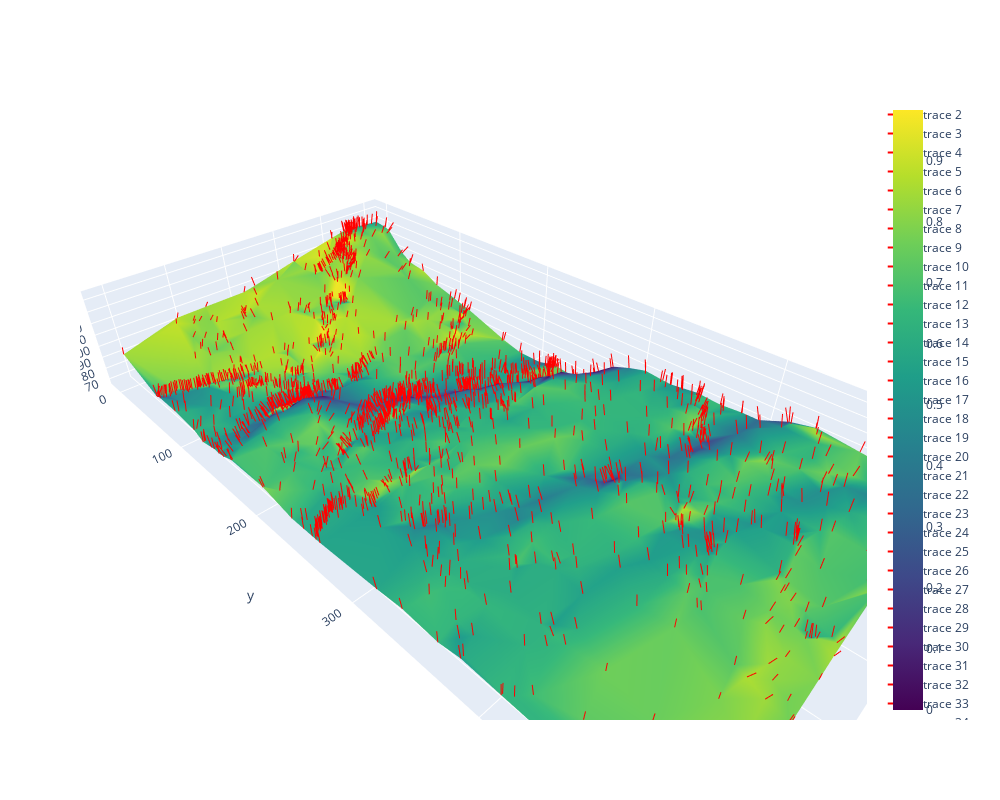

Notebook source saved alongside this figure:
### Code cell
# Offset the y-coordinates of south_vertices by max_y_north
vertices_north_tile_offset = north_vertices_new.copy()
vertices_north_tile_offset[:, 1] += 255

# Combine vertices
all_vertices_new = np.concatenate((south_vertices_new, vertices_north_tile_offset), axis=0)

# Offset the triangle indices for south_triangles and combine
triangles_north_tile_offset = north_triangles_new + len(south_vertices_new)
all_triangles_new = np.concatenate((south_triangles_new, triangles_north_tile_offset), axis=0)

x, y, z = all_vertices_new[:, 0], all_vertices_new[:, 1], all_vertices_new[:, 2]
i, j, k = all_triangles_new[:, 0], all_triangles_new[:, 1], all_triangles_new[:, 2]
color_scale = z
layout = go.Layout(scene=dict(aspectmode="data"))

light_source = np.array([1, 1, 1], dtype=np.float64)
light_source /= np.linalg.norm(light_source)

#south_normals /= np.linalg.norm(south_normals, axis=1, keepdims=True).astype(np.float64)
#north_normals /= np.linalg.norm(north_normals, axis=1, keepdims=True).astype(np.float64)
#boundary_vertices_index = np.where(vertices_north_tile_offset[:, 1] == max(south_vertices_new[:, 1]))[0]
#south_normals[boundary_vertices_index] = north_normals[boundary_vertices_index]

# Combine the adjusted normals
normals = np.concatenate((south_normals_normalized, north_normals_normalized), axis=0)
#all_normals_fixed = fix_normals_at_boundary(all_vertices_new, normals)


# Calculate the shading based on the cosine of the angle between normals and light source
shading = np.clip(np.dot(normals, light_source), 0, 1)

# Create the mesh with shading based on normals
mesh = go.Mesh3d(
    x=x, y=y, z=z, i=i, j=j, k=k,
    intensity=shading,
    colorscale='Viridis', opacity=1.0, flatshading=False  # Set flatshading to False for smooth shading
)

# Add wireframe to the figure
wireframe = go.Mesh3d(x=x, y=y, z=z, i=i, j=j, k=k, color='rgba(0,0,0,0.2)')

# Add mesh and wireframe to the figure
fig = go.Figure(data=[mesh, wireframe], layout=layout)

# Visualize normals as lines
normal_length = 10  # Adjust the length of the normal lines as needed

for idx, vertex in enumerate(all_vertices_new):
    normal_end = vertex + normal_length * normals[idx]
    fig.add_trace(go.Scatter3d(
        x=[vertex[0], normal_end[0]],
        y=[vertex[1], normal_end[1]],
        z=[vertex[2], normal_end[2]],
        mode='lines',
        line=dict(color='red', width=2),
    ))
    
# Adjust the size of the figure
fig.update_layout(width=1000, height=800)  # Adjust the width and height as needed

# Display the figure
fig.show()
